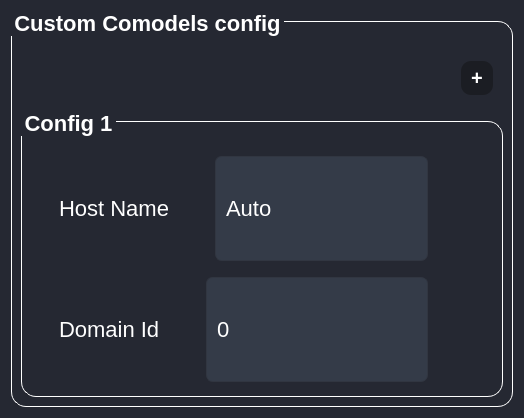
<?xml version="1.0" encoding="UTF-8"?>
<ui version="4.0">
 <class>CustomComodelsConfig_Form</class>
 <widget class="QWidget" name="CustomComodelsConfig_Form">
  <property name="geometry">
   <rect>
    <x>0</x>
    <y>0</y>
    <width>524</width>
    <height>418</height>
   </rect>
  </property>
  <property name="windowTitle">
   <string>Form</string>
  </property>
  <property name="styleSheet">
   <string notr="true">/* QFrame */
QWidget {
	border-radius: 15px;
	background-color: rgb(37, 40, 50);
}
/* Label */
QLabel{
background-color:none;
	color: rgb(255, 255, 255);
font-size:22px;
font:normal;
}
QComboBox {
	background-color: rgb(52, 59, 72);
	border: 1px solid rgb(49, 54, 65);
	height: 30px;
	border-radius: 10px;
	padding-left: 10px;
	padding-right: 15px;
	color: rgb(255, 255, 255);
    font-size:22px;
    font:normal; 
}
QComboBox QAbstractItemView {
    background-color:rgb(27, 29, 35);
	border: 0px;
	color: #fff;
    selection-background-color: rgb(22, 51, 79);
    outline: none;
}
QComboBox QAbstractItemView::item:selected {
    background-color: rgb(22, 51, 79);
}
QComboBox::drop-down {
	border: 0px;
}
QComboBox::down-arrow{
	image: url(&quot;:/icons/icons/cil-chevron-bottom.png&quot;);
	width:15px;
	height:15px;
	margin-right:15px;
}
QComboBox:on {
	border: 0px solid rgb(61, 70, 86);
	background-color: rgb(57, 65, 80)
}
QComboBox QListView {
	background-color: rgb(27, 29, 35);
	border-radius: 10px;
	color: #FFF;
	padding: 10px;
}
QComboBox:disabled {
	background-color: #808080;
}
/* ToolButton */
QToolButton {
	border: 0px;
	width: 28px;
	height: 28px;
	background-color: transparent;
	color: rgb(255, 255, 255);
	border-radius: 15px;
}
QToolButton:hover {
	background-color: rgb(57, 65, 80);
	border: 2px solid rgb(61, 70, 86);
}
QToolButton:pressed {
	background-color: rgb(35, 40, 49);
	border: 2px solid rgb(43, 50, 61);
}
/* Button */
QPushButton {
	border: 0px solid rgb(52, 59, 72);
	color: rgb(255, 255, 255);
	border-radius: 10px;
    background-color:#1b1d23;
	color: rgb(255, 255, 255);
	margin:10px;
	padding:5px;
font:bold 20px;
}
QPushButton:hover {
	background-color: rgb(57, 65, 80);
	border: 5px solid transparent;
}
QPushButton:pressed {
	background-color: rgb(35, 40, 49);
	border: 7px solid transparent;
}
QPushButton:disabled {
	background-color: rgb(102, 109, 122);
	color: rgb(168, 168, 168);
}

QHeaderView::section{
	Background-color: rgb(39, 44, 54);
	border: 1px solid rgb(44, 49, 60);
	color: white;
	border-style: none;
    border-bottom: 1px solid rgb(44, 49, 60);
    border-right: 1px solid rgb(44, 49, 60);
}
QGroupBox::title{
	color: rgb(255, 255, 255);
	margin-top: 10px;
	bottom: 20px;
}
QGroupBox{
	margin-top: 10px;
	background-color: transparent;
    border: 1px solid rgb(255, 255, 255);
	padding-top: 20px;
font:22px;
font:bold;
border-color:white;
}

</string>
  </property>
  <layout class="QVBoxLayout" name="verticalLayout_2">
   <item>
    <widget class="QGroupBox" name="CustomComodConf_groupBox">
     <property name="title">
      <string>Custom Comodels config</string>
     </property>
     <layout class="QGridLayout" name="gridLayout">
      <item row="0" column="0">
       <layout class="QHBoxLayout" name="CustomComodelsAdd_Hlayout">
        <property name="spacing">
         <number>0</number>
        </property>
        <property name="topMargin">
         <number>0</number>
        </property>
        <property name="bottomMargin">
         <number>0</number>
        </property>
        <item>
         <spacer name="CustomComodelsAdd_HSpacer_left">
          <property name="orientation">
           <enum>Qt::Horizontal</enum>
          </property>
          <property name="sizeHint" stdset="0">
           <size>
            <width>40</width>
            <height>20</height>
           </size>
          </property>
         </spacer>
        </item>
        <item>
         <widget class="QPushButton" name="CustomComodelsAdd_PushButton">
          <property name="styleSheet">
           <string notr="true">    background-color:#1b1d23;
padding-right:10px;
padding-left:10px;
</string>
          </property>
          <property name="text">
           <string>+</string>
          </property>
         </widget>
        </item>
       </layout>
      </item>
      <item row="1" column="0">
       <widget class="QGroupBox" name="CustomConfig_InnergroupBox">
        <property name="title">
         <string>Config 1</string>
        </property>
        <layout class="QVBoxLayout" name="verticalLayout">
         <item>
          <layout class="QHBoxLayout" name="HostName_Hlayout">
           <property name="topMargin">
            <number>5</number>
           </property>
           <property name="bottomMargin">
            <number>5</number>
           </property>
           <item>
            <spacer name="HostName_HSpacer_left">
             <property name="orientation">
              <enum>Qt::Horizontal</enum>
             </property>
             <property name="sizeHint" stdset="0">
              <size>
               <width>28</width>
               <height>20</height>
              </size>
             </property>
            </spacer>
           </item>
           <item>
            <widget class="QLabel" name="HostName_HSpacer_label">
             <property name="sizePolicy">
              <sizepolicy hsizetype="Preferred" vsizetype="Preferred">
               <horstretch>8</horstretch>
               <verstretch>0</verstretch>
              </sizepolicy>
             </property>
             <property name="styleSheet">
              <string notr="true">font-size:22px;
font:normal</string>
             </property>
             <property name="text">
              <string>Host Name</string>
             </property>
            </widget>
           </item>
           <item>
            <spacer name="HostName_HSpacer_mid">
             <property name="orientation">
              <enum>Qt::Horizontal</enum>
             </property>
             <property name="sizeHint" stdset="0">
              <size>
               <width>40</width>
               <height>20</height>
              </size>
             </property>
            </spacer>
           </item>
           <item>
            <widget class="QComboBox" name="HostName_comboBox">
             <property name="sizePolicy">
              <sizepolicy hsizetype="Preferred" vsizetype="Expanding">
               <horstretch>20</horstretch>
               <verstretch>0</verstretch>
              </sizepolicy>
             </property>
             <property name="styleSheet">
              <string notr="true">background-color:#343b48;
font:normal;
font-size:22px;
border-radius:7px;</string>
             </property>
             <item>
              <property name="text">
               <string>Auto</string>
              </property>
             </item>
             <item>
              <property name="text">
               <string>egc-med-bell</string>
              </property>
             </item>
             <item>
              <property name="text">
               <string>egc-med-baird</string>
              </property>
             </item>
             <item>
              <property name="text">
               <string>egc-med-nozark</string>
              </property>
             </item>
            </widget>
           </item>
           <item>
            <spacer name="HostName_HSpacer_right">
             <property name="orientation">
              <enum>Qt::Horizontal</enum>
             </property>
             <property name="sizeHint" stdset="0">
              <size>
               <width>65</width>
               <height>20</height>
              </size>
             </property>
            </spacer>
           </item>
          </layout>
         </item>
         <item>
          <layout class="QHBoxLayout" name="DomainId_Hlayout">
           <property name="topMargin">
            <number>5</number>
           </property>
           <property name="bottomMargin">
            <number>5</number>
           </property>
           <item>
            <spacer name="DomainId_HSpacer_left">
             <property name="orientation">
              <enum>Qt::Horizontal</enum>
             </property>
             <property name="sizeHint" stdset="0">
              <size>
               <width>28</width>
               <height>20</height>
              </size>
             </property>
            </spacer>
           </item>
           <item>
            <widget class="QLabel" name="DomainId_HSpacer_label">
             <property name="sizePolicy">
              <sizepolicy hsizetype="Preferred" vsizetype="Preferred">
               <horstretch>8</horstretch>
               <verstretch>0</verstretch>
              </sizepolicy>
             </property>
             <property name="styleSheet">
              <string notr="true">font-size:22px;
font:normal</string>
             </property>
             <property name="text">
              <string>Domain Id</string>
             </property>
            </widget>
           </item>
           <item>
            <spacer name="DomainId_HSpacer_mid">
             <property name="orientation">
              <enum>Qt::Horizontal</enum>
             </property>
             <property name="sizeHint" stdset="0">
              <size>
               <width>40</width>
               <height>20</height>
              </size>
             </property>
            </spacer>
           </item>
           <item>
            <widget class="QComboBox" name="DomainId_comboBox">
             <property name="sizePolicy">
              <sizepolicy hsizetype="Preferred" vsizetype="Expanding">
               <horstretch>20</horstretch>
               <verstretch>0</verstretch>
              </sizepolicy>
             </property>
             <property name="styleSheet">
              <string notr="true">background-color:#343b48;
font:normal;
font-size:22px;
border-radius:7px;</string>
             </property>
             <item>
              <property name="text">
               <string>0</string>
              </property>
             </item>
             <item>
              <property name="text">
               <string>1</string>
              </property>
             </item>
             <item>
              <property name="text">
               <string>2</string>
              </property>
             </item>
             <item>
              <property name="text">
               <string>3</string>
              </property>
             </item>
            </widget>
           </item>
           <item>
            <spacer name="DomainId_HSpacer_right">
             <property name="orientation">
              <enum>Qt::Horizontal</enum>
             </property>
             <property name="sizeHint" stdset="0">
              <size>
               <width>65</width>
               <height>20</height>
              </size>
             </property>
            </spacer>
           </item>
          </layout>
         </item>
        </layout>
       </widget>
      </item>
      <item row="2" column="0">
       <layout class="QVBoxLayout" name="ConfigVLayout"/>
      </item>
     </layout>
    </widget>
   </item>
  </layout>
 </widget>
 <resources/>
 <connections/>
</ui>
